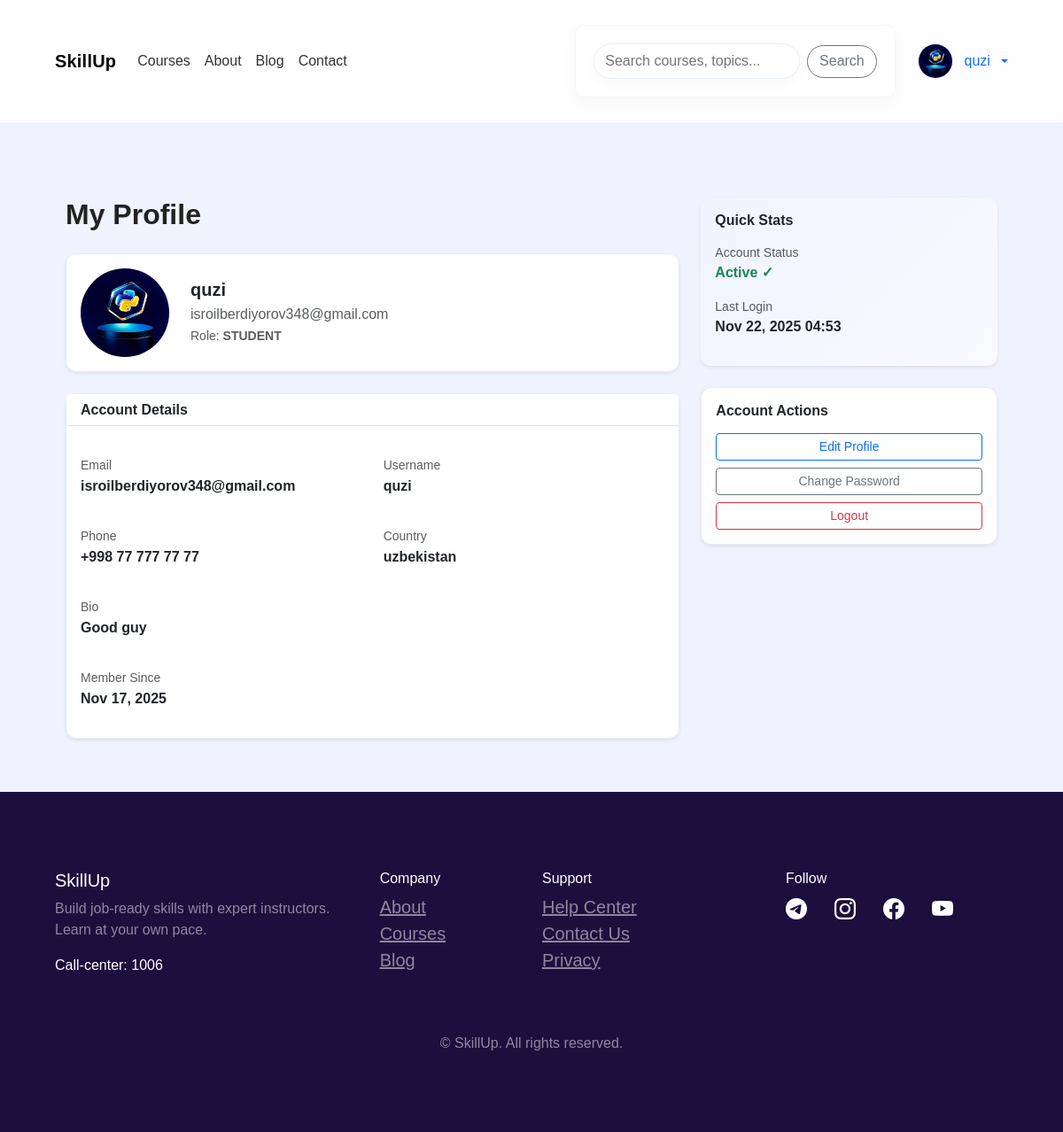
Page /profile/user-profile/ (signed in) on the committed database.
### accounts/models.py (models this page shows, shortened)
class User(AbstractUser):
    CHOICE_ROLE = [
        ('STUDENT', 'STUDENT'),
        ('TEACHER', 'TEACHER'),
        ('ADMIN','ADMIN')
    ]
    email = models.EmailField(unique=True)
    username = models.CharField(max_length=200)
    phone = models.CharField(max_length=200, null=True, blank=True)
    bio = models.TextField(null=True, blank=True)
    image = models.ImageField(upload_to='profile-images/')
    country = models.CharField(max_length=200, null=True, blank=True)
    role = models.CharField(max_length=200, choices=CHOICE_ROLE, default='STUDENT')
    USERNAME_FIELD = 'email'
    REQUIRED_FIELDS = ('username',)

### user_profile/views.py (the view)
# urls.py: path('user-profile/', views.Profile.as_view(), name='user-profile'),
class Profile(LoginRequiredMixin, DetailView):
    template_name = 'user_profile/profile.html'
    model = User
    context_object_name = 'user'
    def get_object(self):
        return self.request.user

### templates/user_profile/profile.html (shortened to what this page needs)
{% extends 'base.html' %}
{% block hero %}
<div class="container mt-4">
  <div class="row">
    <div class="col-lg-8">
      <h2 class="fw-bold mb-4">My Profile</h2>
      <div class="card mb-4 shadow-sm">
        <div class="card-body">
          <div class="row align-items-center">
            <div class="col-auto">
              {% if user.image %}
                <img src="{{ user.image.url }}" class="rounded-circle" style="width:100px;height:100px;object-fit:cover;" />
              {% else %}
                <img src="/media/user.png" class="rounded-circle" style="width:100px;height:100px;object-fit:cover;" />
              {% endif %}
            </div>
            <div class="col">
              <h5 class="fw-bold mb-1">{{ user.username }}</h5>
              <p class="text-muted mb-0">{{ user.email }}</p>
              <small class="text-muted">Role: <strong>{{ user.role }}</strong></small>
            </div>
          </div>
        </div>
      </div>
      <div class="card shadow-sm">
        <div class="card-header bg-white border-bottom">
          <h6 class="fw-bold mb-0">Account Details</h6>
        </div>
        <div class="card-body">
          <div class="row mb-3">
            <div class="col-md-6">
              <label class="text-muted small">Email</label>
              <p class="fw-semibold">{{ user.email }}</p>
            </div>
            <div class="col-md-6">
              <label class="text-muted small">Username</label>
              <p class="fw-semibold">{{ user.username }}</p>
            </div>
          </div>
          <div class="row mb-3">
            <div class="col-md-6">
              <label class="text-muted small">Phone</label>
              <p class="fw-semibold">{{ user.phone|default:"—" }}</p>
            </div>
            <div class="col-md-6">
              <label class="text-muted small">Country</label>
              <p class="fw-semibold">{{ user.country|default:"—" }}</p>
            </div>
          </div>
          <div class="row mb-3">
            <div class="col-12">
              <label class="text-muted small">Bio</label>
              <p class="fw-semibold">{{ user.bio|default:"—" }}</p>
            </div>
          </div>
          <div>
            <label class="text-muted small">Member Since</label>
            <p class="fw-semibold">{{ user.date_joined|date:"M d, Y" }}</p>
          </div>
        </div>
      </div>
    </div>
    <div class="col-lg-4">
      <div class="card shadow-sm mb-4" style="background: linear-gradient(135deg, #f0f4ff 0%, #f9f9ff 100%); border:0;">
        <div class="card-body">
          <h6 class="fw-bold mb-3">Quick Stats</h6>
          <div class="mb-3">
            <div class="text-muted small">Account Status</div>
            <p class="fw-semibold text-success">Active ✓</p>
          </div>
          <div>
            <div class="text-muted small">Last Login</div>
            <p class="fw-semibold">{{ user.last_login|date:"M d, Y H:i"|default:"Never" }}</p>
          </div>
        </div>
      </div>
      <div class="card shadow-sm">
        <div class="card-body">
          <h6 class="fw-bold mb-3">Account Actions</h6>
          <a href="{% url 'update-profile' %}" class="btn btn-sm btn-outline-primary w-100 mb-2">Edit Profile</a>
          <a href="#" class="btn btn-sm btn-outline-secondary w-100 mb-2">Change Password</a>
          <a href="{% url 'logout' %}" class="btn btn-sm btn-outline-danger w-100">Logout</a>
        </div>
      </div>
    </div>
  </div>
</div>
{% endblock  %}

### templates/base.html (shortened to what this page needs)
<!DOCTYPE html>
{% load static %}
<html lang="en">
  <head>
    <link
      rel="stylesheet"
      href="https://cdn.jsdelivr.net/npm/bootstrap@5.3.2/dist/css/bootstrap.min.css"
    />
    <link
      rel="stylesheet"
      href="https://cdn.jsdelivr.net/npm/bootstrap-icons@1.10.5/font/bootstrap-icons.css"
    />
    <link rel="stylesheet" href="{% static 'css/site.css' %}" />
  </head>
  <body>
    <nav class="navbar navbar-expand-lg sticky-top site-navbar">
      <div class="container">
        <a class="navbar-brand d-flex align-items-center" href="/">
          <span class="fw-bold">SkillUp</span>
        </a>
        <div class="collapse navbar-collapse" id="nav">
          <ul class="navbar-nav me-auto align-items-center">
            <li class="nav-item">
              <a class="nav-link" href="#learning-paths">Courses</a>
            </li>
            <li class="nav-item">
              <a class="nav-link" href="{% url 'about' %}">About</a>
            </li>
            <li class="nav-item">
              <a class="nav-link" href="{% url 'blog' %}">Blog</a>
            </li>
            <li class="nav-item">
              <a class="nav-link" href="{% url 'contact' %}">Contact</a>
            </li>
          </ul>
          <div class="d-flex align-items-center gap-3">
            <form class="nav-search d-none d-md-flex me-2" method="get">
              <input
                name="q"
                type="search"
                placeholder="Search courses, topics..."
                aria-label="Search"
              />
              <a href="learning-paths"
                ><button type="submit" class="btn btn-outline-secondary">
                  Search
                </button></a
              >
            </form>
            {% if not user.is_authenticated %}
            <a href="{% url 'login' %}" class="btn btn-sm btn-outline-secondary"
              >Login</a
            >
            <a href="{% url 'register' %}" class="btn nav-cta btn-primary ms-2"
              >Register</a
            >
            {% else %}
            <div class="dropdown">
              <a
                class="profile-link text-decoration-none dropdown-toggle"
                href="#"
                role="button"
                id="profileMenu"
                data-bs-toggle="dropdown"
                aria-expanded="false"
              >
                {% if user.image %}
                <img
                  src="{{ user.image.url }}"
                  class="avatar-sm"
                  alt="avatar"
                />
                {% else %}
                <img src="/media/user.png" class="avatar-sm" alt="avatar" />
                {% endif %}
                <span class="d-none d-md-inline ms-1"
                  >{{ user.get_full_name|default:user.username }}</span
                >
              </a>
            </div>
            {% endif %}
          </div>
        </div>
      </div>
    </nav>
    <div class="container-fluid hero-section">
      <div class="container">{% block hero %}{% endblock %}</div>
    </div>
    <footer>
      <div class="container py-5">
        <div class="row">
          <div class="col-md-4 mb-4">
            <h5 class="text-white">SkillUp</h5>
            <p class="text-white-50">
              Build job-ready skills with expert instructors. Learn at your own
              pace.
            </p>
            <p class="text-white">Call-center: 1006</p>
          </div>
          <div class="col-md-2 mb-4">
            <h6 class="text-white">Company</h6>
            <ul class="list-unstyled">
              <li><a class="text-white-50" href="/about/">About</a></li>
              <li><a class="text-white-50" href="/courses/">Courses</a></li>
              <li><a class="text-white-50" href="/blog/">Blog</a></li>
            </ul>
          </div>
          <div class="col-md-3 mb-4">
            <h6 class="text-white">Support</h6>
            <ul class="list-unstyled">
              <li><a class="text-white-50" href="#">Help Center</a></li>
              <li><a class="text-white-50" href="#">Contact Us</a></li>
              <li><a class="text-white-50" href="#">Privacy</a></li>
            </ul>
          </div>
          <div class="col-md-3 mb-4">
            <h6 class="text-white">Follow</h6>
            <div class="d-flex gap-3 mt-2">
              <a href="#" class="text-white"
                ><i class="bi bi-telegram fs-4"></i
              ></a>
              <a href="#" class="text-white"
                ><i class="bi bi-instagram fs-4"></i
              ></a>
              <a href="#" class="text-white"
                ><i class="bi bi-facebook fs-4"></i
              ></a>
              <a href="#" class="text-white"
                ><i class="bi bi-youtube fs-4"></i
              ></a>
            </div>
          </div>
        </div>
        <div class="text-center text-white-50 mt-4">
          © {{ now.year }} SkillUp. All rights reserved.
        </div>
      </div>
    </footer>
    <link
      rel="stylesheet"
      href="https://cdn.jsdelivr.net/npm/plyr@3.8.10/dist/plyr.css"
    />
  </body>
</html>

### static/css/site.css (style rules this page uses)
:root { --primary: #0d6efd; --muted: #6c757d; --bg: #f8f9fa; --card-border: #e9ecef; }
html,body { height:100%; }
body { background:var(--bg); font-family: Arial, Helvetica, sans-serif; color:#222; }
.container { max-width:1100px; }
.hero-section { padding:48px 0; }
form { background:#fff; padding:20px; margin:20px auto; border-radius:10px; border:1px solid rgba(0,0,0,0.04); box-shadow:0 6px 18px rgba(16,24,40,0.03); }
form button, button { display:inline-block; background:var(--primary); color:#fff; border:none; padding:.45rem .9rem; border-radius:.375rem; font-weight:600; cursor:pointer; }
.card { border:1px solid var(--card-border); border-radius:.75rem; }
.card .card-body { padding:1rem }
.navbar-brand { font-weight:700;letter-spacing:.2px }
.nav-link { color:#333!important;padding:.4rem .6rem }
footer { background:#1c0f3d;color:#fff;padding:40px 0 }
footer p, footer a { color:#fff }
.rounded-circle { object-fit:cover }
@media (min-width:992px) { form { max-width:820px } }
.hero-section { background:linear-gradient(180deg, rgba(14,165,233,0.04), rgba(13,110,253,0.02));padding:48px 0 }
.sticky-top { z-index:1030 }
.site-navbar { background: rgba(255,255,255,0.82);backdrop-filter: blur(6px);border-bottom:1px solid rgba(15,23,42,0.04);transition:box-shadow .25s ease, transform .25s ease }
.site-navbar .navbar-brand { font-size:1.25rem;font-weight:800;letter-spacing:.2px }
.site-navbar .nav-link { color:rgba(15,23,42,0.85);padding:.6rem .9rem;border-radius:.5rem;transition:background .18s ease,color .18s ease }
.nav-search { max-width:420px;width:100%;display:flex;align-items:center;gap:8px }
.nav-search input { flex:1;padding:.45rem .75rem;border-radius:999px;border:1px solid #e6eef8;background: #fff;box-shadow:0 6px 18px rgba(16,24,40,0.03);transition:box-shadow .18s ease,border-color .18s ease }
.nav-search .btn { border-radius:999px;padding:.35rem .8rem }
.avatar-sm { width:42px;height:42px;border-radius:50%;object-fit:cover;border:2px solid rgba(13,110,253,0.06) }
.profile-link { display:flex;align-items:center;gap:.5rem }

### templates/base.html (style rules this page uses)
body { background: #f8f9fa; font-family: Arial, sans-serif; }
.hero-section { background: #eef3ff; padding: 60px 0; }
footer { background: #1c0f3d; color: #fff; padding: 40px 0; }
footer a { color: #fff; margin-right: 15px; font-size: 20px; }

### rows in the picture
User: image (picture), get_full_name "quzi", username "quzi", email "isroilberdiyorov348@gmail.com", role "STUDENT", phone "+998 77 777 77 77", country "uzbekistan", bio "Good guy", date_joined "Nov 17, 2025", last_login "Nov 22, 2025 04:53"
